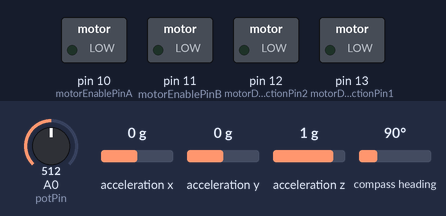
This sketch was run on a simulated Arduino Uno, built with avr-gcc and run on an emulated ATmega328P. Parts: switched loads named in the sketch (green lamp = pin HIGH). The inputs (shaded band) are chosen by the test bench; at power-on: acceleration x 0 g, A0 (potPin) = 512, acceleration y 0 g, acceleration z 1 g, compass heading 90°. What the sketch prints to the serial monitor is not drawn.

Above: at 2.2 s.
2.3 s: acceleration x set to -1.4 g
At 3.5 s:
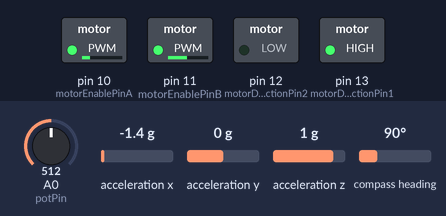
3.8 s: A0 (potPin) set to 716
5.3 s: acceleration x set to 0 g
6.8 s: acceleration x set to 0.3 g
At 7.1 s:
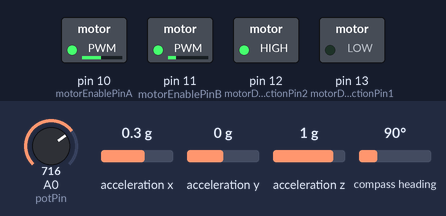
8.3 s: A0 (potPin) set to 306
9.8 s: A0 (potPin) set to 910
11.3 s: A0 (potPin) set to 937
At 12.7 s:
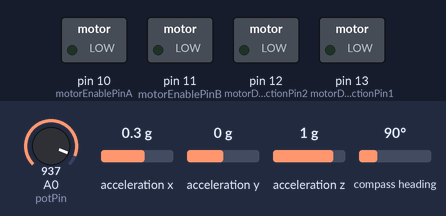
Timing chart, 0 to 14.3 s (numbered marks = the images above; inputs shaded):
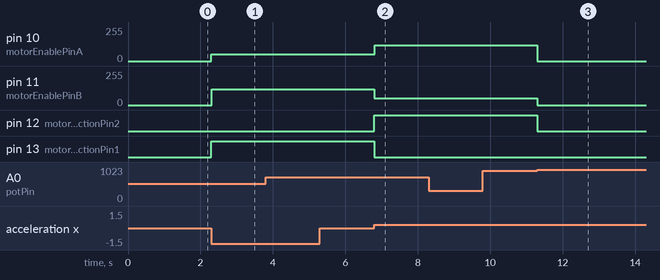

Measured:
- the behaviour switches between 0.1 and 0.2 g on acceleration x (found by bisection; images 1 and 2)
- the behaviour switches between 920 and 921 on A0 (potPin) (found by bisection; images 2 and 3)
- after the input at 2.3 s, pin 10 (motorEnablePinA): 0/255 → 50/255 at once; pin 11 (motorEnablePinB): 0/255 → 120/255 at once; pin 13 (motorDirectionPin1): LOW → HIGH at once
- after the input at 6.8 s, pin 10 (motorEnablePinA): 50/255 → 120/255 at once; pin 11 (motorEnablePinB): 120/255 → 50/255 at once; pin 12 (motorDirectionPin2): LOW → HIGH at once; pin 13 (motorDirectionPin1): HIGH → LOW at once
- after the input at 11.3 s, pin 10 (motorEnablePinA): 120/255 → 0/255 at once; pin 11 (motorEnablePinB): 50/255 → 0/255 at once; pin 12 (motorDirectionPin2): HIGH → LOW at once

The sketch:

Seasaw_Position_Control.ino
```cpp
#include <Wire.h>
#include <Adafruit_Sensor.h>
#include <Adafruit_BNO055.h>
#include <utility/imumaths.h>
#include <PID_v1.h>

// Output PINS
const int potPin = A0;            // Analog pin for potentiometer

// PIN A
const int motorEnablePinA = 10;     // PWM pin to control motor speed (ENA on L298N)
// PIN B
const int motorEnablePinB = 11;     // PWM pin to control motor speed (ENA on L298N)
const int motorDirectionPin1 = 13;  // Input 1 (IN1 on L298N)
const int motorDirectionPin2 = 12;  // Input 2 (IN2 on L298N)

// IMU Global Variables
double currentAgngle = 0.0;
double maxAngle = 13.0;
double minAngle = -13.0;
Adafruit_BNO055 bno = Adafruit_BNO055(55);

// Control Variables
double error = 0.0;
double errorCalc = 0.0;
double kp = 0.01;
double ki = 0.0;
double kd = 50.0;
float integral = 0;
float prev_error = 0;

// Motor Global Variables
void setup() {
  Serial.begin(2000000);

  // Motors
  pinMode(potPin, INPUT);
  pinMode(motorEnablePinA, OUTPUT);
  pinMode(motorEnablePinB, OUTPUT);
  pinMode(motorDirectionPin1, OUTPUT);
  pinMode(motorDirectionPin2, OUTPUT);

  // IMU Sensors
  Serial.println("Orientation Sensor Test"); Serial.println("");
  /* Initialise the sensor */
  if(!bno.begin()){
  /* There was a problem detecting the BNO055 ... check your connections */
    Serial.print("Ooops, no BNO055 detected ... Check your wiring or I2C ADDR!");
    while(1);
  }
  delay(1000);
  bno.setExtCrystalUse(true);

}

void loop() {
  /* Get a new sensor event */
  sensors_event_t event;
  bno.getEvent(&event);
  currentAgngle = event.orientation.y;   // From -20 degrees to 20 degrees.

  // User Input Potentiometer
  int rawAngleRead = analogRead(potPin);
  int desiredAngle = map(rawAngleRead,0,1023,-20,20);

  // Control Loop
  errorCalc =  desiredAngle - currentAgngle;
  error = abs(errorCalc);
  integral = integral + (error*100);
  float derivative = (error-prev_error)/100;
  float output = (kp*error)+(ki*integral)+(kd*derivative);

  prev_error = error;

  // Motor Speed Mapping
  int motorSpeed = map(abs(output), 0, 10, 120, 255);

  if ( (errorCalc < -1)  ) {
     // Controlling the direction of the mototor
    analogWrite(motorEnablePinA, motorSpeed);
    analogWrite(motorEnablePinB, 50);
    digitalWrite(motorDirectionPin1, LOW);
    digitalWrite(motorDirectionPin2, HIGH);
    Serial.println("First loop");

  } else if ( (errorCalc > 1) ){
    // Controlling the direction of the mototor
    analogWrite(motorEnablePinA, 50);
    analogWrite(motorEnablePinB, motorSpeed);
    digitalWrite(motorDirectionPin1, HIGH);
    digitalWrite(motorDirectionPin2, LOW);
    Serial.println("second loop");
  } else {
    analogWrite(motorEnablePinA, 0);
    analogWrite(motorEnablePinB, 0);
    digitalWrite(motorDirectionPin1, LOW);
    digitalWrite(motorDirectionPin2, LOW);
  }

  // Printing on Serial Monitor
  Serial.print("Current Angle: ");
  Serial.print(currentAgngle);

  Serial.print("| Desired Angle: ");
  Serial.print(desiredAngle);

  Serial.print("| Error: ");
  Serial.print(errorCalc);

  Serial.print("| Motore Speed: ");
  Serial.print(motorSpeed);

  Serial.print("| output: ");
  Serial.println(output);


}
```
